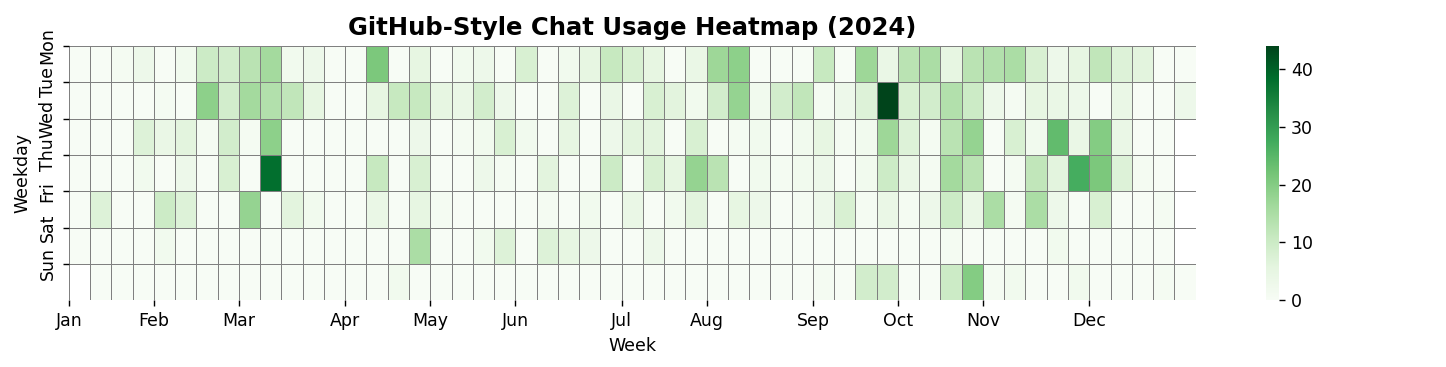

This figure's Python source:
import pandas as pd
import matplotlib.pyplot as plt
import seaborn as sns
import datetime
import numpy as np
import calendar

# Load chat usage data
LOG_FILE = "chat_usage_log.csv"

def load_data():
    df = pd.read_csv(LOG_FILE, parse_dates=["Date"])  # Ensure "Date" is parsed as datetime
    df["Year"] = df["Date"].dt.year
    return df

def generate_github_heatmap(year):
    """Generate a GitHub-style heatmap for chat usage."""
    df = load_data()

    # Filter for the selected year
    df = df[df["Year"] == year]

    if df.empty:
        print(f"⚠️ No data for {year}.")
        return

    # Create a date range for the full year
    start_date = datetime.date(year, 1, 1)
    end_date = datetime.date(year, 12, 31)
    all_dates = pd.date_range(start=start_date, end=end_date)

    # Count interactions per day
    usage_count = df.groupby("Date").size().reindex(all_dates, fill_value=0)

    # Convert dates to week number & weekday format
    usage_df = pd.DataFrame({"Date": all_dates, "Count": usage_count.values})
    usage_df["Week"] = usage_df["Date"].dt.strftime("%U").astype(int)  # Week number
    usage_df["Weekday"] = usage_df["Date"].dt.weekday  # Monday=0, Sunday=6

    # Create pivot table (Weeks × Days)
    heatmap_data = usage_df.pivot(index="Weekday", columns="Week", values="Count")

    # Plot heatmap
    fig, ax = plt.subplots(figsize=(12, 3))
    sns.heatmap(heatmap_data, cmap="Greens", linewidths=0.5, linecolor="gray", cbar=True, ax=ax)

    # Calculate month positions
    first_days = pd.date_range(start=start_date, end=end_date, freq='MS')
    month_weeks = [int(day.strftime("%U")) for day in first_days]

    # Format grid
    ax.set_yticks(np.arange(7))
    ax.set_yticklabels(["Mon", "Tue", "Wed", "Thu", "Fri", "Sat", "Sun"], fontsize=10)
    
    # Set month labels at the correct week positions
    ax.set_xticks(month_weeks)
    ax.set_xticklabels([calendar.month_abbr[i] for i in range(1, 13)], fontsize=10)
    
    ax.set_title(f"GitHub-Style Chat Usage Heatmap ({year})", fontsize=14, fontweight="bold")

    plt.tight_layout()
    plt.show()

# Run the heatmap for a given year
generate_github_heatmap(2024)
